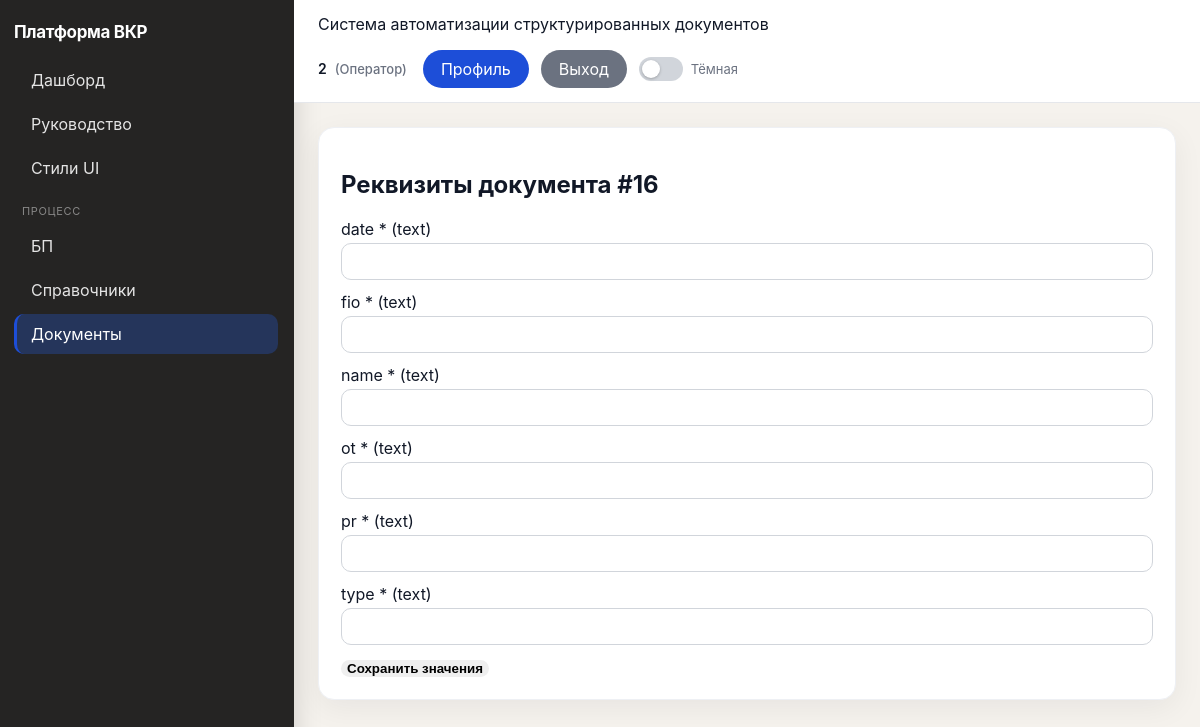
Page /ui/documents/16/requisites/ (signed in) on the committed database.
### apps/users/models.py (models this page shows, shortened)
class Users(models.Model):
    user_id = models.BigAutoField(primary_key=True)
    login = models.CharField(max_length=150, unique=True)
    full_name = models.CharField(max_length=255)
    password = models.CharField(max_length=255, default="changeme")
    password_hash = models.CharField(max_length=255, blank=True)
    role_id = models.ForeignKey("roles.Roles", on_delete=models.PROTECT, related_name="users")
    class Meta:
        db_table = "Users"

### apps/roles/models.py (models this page shows, shortened)
class Roles(models.Model):
    role_id = models.BigAutoField(primary_key=True)
    role_name = models.CharField(max_length=50, unique=True)
    description = models.TextField(blank=True)
    class Meta:
        db_table = "Roles"

### apps/documents/models.py (models this page shows)
class Documents(models.Model):
    STATUS_CHOICES = (
        ("draft", "draft"),
        ("filled", "filled"),
        ("generated", "generated"),
        ("archived", "archived"),
    )
    document_id = models.BigAutoField(primary_key=True)
    status = models.CharField(max_length=50, choices=STATUS_CHOICES, default="draft")
    created_at = models.DateTimeField(auto_now_add=True)
    document_type_id = models.ForeignKey("templates_cfg.DocumentTypes", on_delete=models.PROTECT, related_name="documents")
    object_id = models.ForeignKey("templates_cfg.ProductionObjects", on_delete=models.PROTECT, related_name="documents")
    user_id = models.ForeignKey("users.Users", on_delete=models.PROTECT, related_name="documents")
    process_id = models.ForeignKey("processes.Processes", on_delete=models.PROTECT, related_name="documents")
    generated_html = models.TextField(blank=True)
    generated_file = models.FileField(upload_to="generated_docs/", null=True, blank=True)
    table_rows_json = models.TextField(
        default="[]",
        blank=True,
        help_text="JSON-массив строк таблицы: [{\"col_key\": \"значение\", ...}, ...] для шаблонов с таблицей.",
    )
    class Meta:
        db_table = "Documents"
        ordering = ("-created_at",)

### apps/requisites/models.py (models this page shows)
class Requisites(models.Model):
    FIELD_KIND_CHOICES = (("constant", "constant"), ("variable", "variable"))
    DATA_TYPE_CHOICES = (
        ("text", "text"),
        ("number", "number"),
        ("date", "date"),
        ("select", "select"),
        ("boolean", "boolean"),
    )
    requisite_id = models.BigAutoField(primary_key=True)
    name = models.CharField(max_length=255)
    data_type = models.CharField(max_length=30, choices=DATA_TYPE_CHOICES, default="text")
    is_required = models.BooleanField(default=False)
    field_kind = models.CharField(max_length=20, choices=FIELD_KIND_CHOICES, default="variable")
    placeholder_key = models.CharField(max_length=255, blank=True)
    is_table_column = models.BooleanField(
        default=False,
        help_text="Поле относится к повторяющимся строкам таблицы в DOCX (значения хранятся в Documents.table_rows_json).",
    )
    document_type_id = models.ForeignKey("templates_cfg.DocumentTypes", on_delete=models.CASCADE, related_name="requisites")
    class Meta:
        db_table = "Requisites"

### apps/documents/views.py (the view, shortened to what this page needs)
# urls.py: path("ui/documents/<int:document_id>/requisites/", UIRequisiteFormView.as_view(), name="ui-requisites"),
class UIRequisiteFormView(LoginRequiredRoleMixin, View):
    allowed_roles = {"ADMIN", "OPERATOR"}
    def get(self, request, document_id):
        document = Documents.objects.select_related("document_type_id").get(document_id=document_id)
        requisites = Requisites.objects.filter(document_type_id=document.document_type_id)
        current_values = {
            rv.requisite_id_id: rv.value
            for rv in RequisiteValues.objects.filter(document_id=document)
        }
        dt = document.document_type_id
        table_reqs = list(requisites.filter(is_table_column=True).order_by("requisite_id"))
        table_columns_json = json.dumps(
            [
                {
                    "requisite_id": r.requisite_id,
                    "name": r.name,
                    "placeholder_key": r.placeholder_key or "",
                    "is_required": r.is_required,
                    "data_type": r.data_type,
                }
                for r in table_reqs
            ],
            ensure_ascii=False,
        )
        return render(
            request,
            "ui/requisite_form.html",
            {
                "document": document,
                "requisites": requisites,
                "current_values": current_values,
                "has_table": getattr(dt, "has_table_template", False),
                "table_columns_json": table_columns_json,
                "table_rows_json": document.table_rows_json or "[]",
            },
        )

### apps/documents/templatetags/document_extras.py (called while the page is built)
@register.filter
def get_item(dictionary, key):
    if dictionary is None:
        return ""
    return dictionary.get(key, "")

### apps/users/context_processors.py (called while the page is built)
def current_enterprise_user(request):
    return {"current_enterprise_user": get_request_user(request)}

### apps/users/permissions.py (called while the page is built)
def get_request_user(request):
    params = getattr(request, "query_params", getattr(request, "GET", {}))
    user_id = request.session.get("user_id") or request.headers.get("X-User-Id") or params.get("user_id")
    if not user_id:
        return None
    try:
        return Users.objects.select_related("role_id").get(user_id=user_id)
    except Users.DoesNotExist:
        return None

### apps/users/templatetags/ui_labels.py (called while the page is built)
@register.filter
def role_ru(value):
    return ROLE_LABELS.get(value, value)

### apps/users/ui_permissions.py (called while the page is built)
    @method_decorator(csrf_protect)
    def dispatch(self, request, *args, **kwargs):
        user = get_request_user(request)
        if not user:
            return redirect("login-page")
        request.enterprise_user = user
        if self.allowed_roles and user.role_id.role_name not in self.allowed_roles:
            return redirect("dashboard")
        return super().dispatch(request, *args, **kwargs)

### templates/ui/requisite_form.html (shortened to what this page needs)
{% extends "ui/base.html" %}
{% load document_extras %}
{% block content %}
<h2>Реквизиты документа #{{ document.document_id }}</h2>
<form method="post">{% csrf_token %}
    {% for r in requisites %}
        {% if not r.is_table_column %}
        <label>{{ r.name }} {% if r.is_required %}*{% endif %} ({{ r.data_type }})</label>
        <input name="req_{{ r.requisite_id }}" value="{{ current_values|get_item:r.requisite_id }}" />
        {% endif %}
    {% endfor %}
    <button type="submit">Сохранить значения</button>
</form>
{% endblock %}

### templates/ui/base.html (shortened to what this page needs)
<!doctype html>
<html lang="ru">
<head>
</head>
{% load ui_labels %}
<body>
<div class="layout">
    <aside class="sidebar">
        <div class="brand">Платформа ВКР</div>
        <nav class="menu">
            <a href="/" class="{% if request.path == '/' %}active{% endif %}">Дашборд</a>
            <a href="/ui/help/" class="{% if '/ui/help/' in request.path %}active{% endif %}">Руководство</a>
            {% if current_enterprise_user %}
            <a href="{% url 'ui-system-styleguide' %}" class="{% if '/ui/system/styleguide' in request.path %}active{% endif %}">Стили UI</a>
                {% if current_enterprise_user.role_id.role_name == "ADMIN" %}
                    <div class="menu-title">Основное</div>
                    <a href="/ui/users/" class="{% if '/ui/users/' in request.path %}active{% endif %}">Пользователи</a>
                    <a href="/ui/roles/" class="{% if '/ui/roles/' in request.path %}active{% endif %}">Роли</a>
                    <a href="/ui/documents/" class="{% if '/ui/documents/' in request.path %}active{% endif %}">Документы</a>
                    <div class="menu-title">Контроль</div>
                    <a href="/ui/logs/" class="{% if '/ui/logs/' in request.path %}active{% endif %}">Журнал операций</a>
                {% else %}
                    <div class="menu-title">Процесс</div>
                    <a href="/ui/bpm/run/" class="{% if '/ui/bpm/run' in request.path or '/ui/bpm/start' in request.path or '/ui/bpm/instance/' in request.path %}active{% endif %}">БП</a>
                    <a href="/ui/bpm/dictionaries/" class="{% if '/ui/bpm/dictionaries' in request.path %}active{% endif %}">Справочники</a>
                    <a href="/ui/documents/" class="{% if '/ui/documents/' in request.path %}active{% endif %}">Документы</a>
                {% endif %}
            {% endif %}
        </nav>
    </aside>
    <main class="main">
        <div class="topbar">
            <div>
                Система автоматизации структурированных документов
            </div>
            <div class="topbar-user">
                {% if current_enterprise_user %}
                    <span class="topbar-user-meta">
                        <strong>{{ current_enterprise_user.full_name }}</strong>
                        <span class="topbar-user-role">({{ current_enterprise_user.role_id.role_name|role_ru }})</span>
                    </span>
                    <div class="topbar-actions">
                        <a href="/profile/" class="btn btn-save btn-pill btn-inline">Профиль</a>
                        <a href="/logout/" class="btn btn-back btn-pill btn-inline">Выход</a>
                        <label class="theme-toggle" title="Тёмная тема">
                            <span class="theme-toggle-track" aria-hidden="true"></span>
                            <span class="theme-toggle-label">Тёмная</span>
                        </label>
                    </div>
                {% else %}
                    <a href="/login/" class="btn btn-save btn-pill">Вход</a>
                {% endif %}
            </div>
        </div>
        <div class="content">
            <div class="panel">
                {% block content %}{% endblock %}
            </div>
        </div>
    </main>
</div>
</body>
</html>

### templates/ui/base.html (style rules this page uses)
:root { --bg: #f5f2ed; --sidebar-bg: #252423; --sidebar-text: #e8e6e3; --card: #ffffff; --border: #e5e7eb; --card-border: #eef0f4; --topbar-bg: #ffffff; --text: #111827; --muted: #6b7280; --save: #1d4ed8; --edit: #c2410c; --delete: #b91c1c; --back: #6b7280; --info: #2563eb; --ok: #16a34a; --warn: #ca8a04; --err: #dc2626; --link: #2563eb; --row-hover: #f8fafc; --input-bg: #ffffff; --input-border: #d1d5db; --field-border: #f1f5f9; --readonly-bg: #f8fafc; --readonly-text: #334155; --panel-shadow: rgba(15, 23, 42, 0.06); --card-shadow: rgba(15, 23, 42, 0.05); --toggle-track: #d1d5db; --toggle-thumb: #ffffff; --inset-bg: #fafafa; }
body { font-family: -apple-system, BlinkMacSystemFont, "Segoe UI", sans-serif; margin: 0; background:var(--bg); color:var(--text); transition: background .2s, color .2s; }
.layout { display:flex; min-height: 100vh; }
.sidebar { width:264px; background:var(--sidebar-bg); color:var(--sidebar-text); padding:22px 16px 22px 14px; box-shadow: 4px 0 24px rgba(0,0,0,.12); }
.brand { font-weight:700; margin-bottom:18px; letter-spacing:-0.02em; color:#fff; font-size:17px; }
.menu-title { margin:16px 0 8px 8px; color:rgba(255,255,255,.45); font-size:11px; text-transform:uppercase; letter-spacing:.06em; }
.menu a { display:block; padding:10px 12px 10px 14px; text-decoration:none; color:rgba(255,255,255,.88); border-radius:10px; margin-bottom:4px; transition: background .15s; border-left:3px solid transparent; }
.menu a.active { background:rgba(37,99,235,.28); border-left-color:var(--save); color:#fff; }
.main { flex:1; }
.topbar { background:var(--topbar-bg); border-bottom:1px solid var(--border); padding:14px 24px; display:flex; justify-content:space-between; align-items:center; gap:16px; flex-wrap:wrap; transition: background .2s, border-color .2s; }
.topbar-user { display:flex; align-items:center; gap:12px 16px; flex-wrap:wrap; justify-content:flex-end; }
.topbar-user-meta { font-size:14px; line-height:1.35; }
.topbar-user-meta strong { font-weight:600; }
.topbar-user-role { color:var(--muted); font-size:13px; font-weight:500; margin-left:4px; }
.topbar-actions { display:inline-flex; align-items:center; gap:8px; flex-wrap:wrap; }
.theme-toggle { display:inline-flex; align-items:center; gap:8px; cursor:pointer; user-select:none; margin:0; }
.theme-toggle-track { width:44px; height:24px; background:var(--toggle-track); border-radius:999px; position:relative; transition: background .2s; flex-shrink:0; }
.theme-toggle-track::after { content:""; position:absolute; width:18px; height:18px; background:var(--toggle-thumb); border-radius:50%; top:3px; left:3px; transition: transform .2s, background .2s; box-shadow:0 1px 3px rgba(0,0,0,.25); }
.theme-toggle-label { font-size:13px; color:var(--muted); white-space:nowrap; }
.content { padding:24px; }
.panel { background:var(--card); border-radius:16px; padding:22px; box-shadow:0 8px 30px var(--panel-shadow); border:1px solid var(--card-border); transition: background .2s, border-color .2s, box-shadow .2s; }
input, select, textarea { width:100%; box-sizing:border-box; padding:10px 12px; border:1px solid var(--input-border); border-radius:10px; margin-top:4px; margin-bottom:12px; background:var(--input-bg); color:var(--text); }
button { cursor:pointer; border:none; border-radius:10px; font-weight:600; }
.btn { display:inline-block; padding:10px 16px; color:#fff; text-decoration:none; text-align:center; }
.btn-save { background:var(--save); }
.btn-back { background:var(--back); color:#fff; }
.btn-inline { width:auto; margin:0 4px 0 0; }
.btn-pill { border-radius: 999px; padding: 9px 18px; }

### rows in the picture
Users: full_name "2", role_id.role_name|role_ru "Оператор"
Documents: document_id "16"
Requisites: name "date", data_type "text"
Requisites: name "fio", data_type "text"
Requisites: name "name", data_type "text"
Requisites: name "ot", data_type "text"
Requisites: name "pr", data_type "text"
Requisites: name "type", data_type "text"
